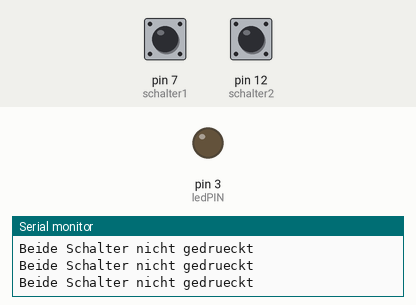
Recording of a sketch running on a simulated Arduino Uno, built with avr-gcc and run on an emulated ATmega328P. Parts: output pins drawn as LEDs (lit = HIGH), the last lines printed to the serial monitor. Dashed ring = blinking. Inputs (shaded band) come from the test bench; at power-on: pin 7 (schalter1) HIGH, pin 12 (schalter2) HIGH.

Above: at 1.2 s.
1.3 s: pin 7 (schalter1) pulled LOW for 0.15 s
At 2.2 s:
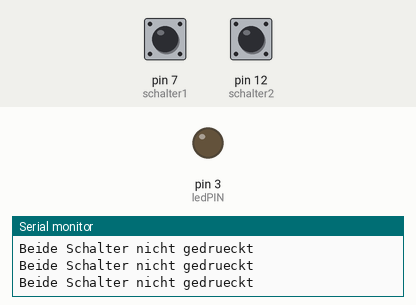
2.9 s: pin 12 (schalter2) pulled LOW for 0.15 s
At 3.4 s:
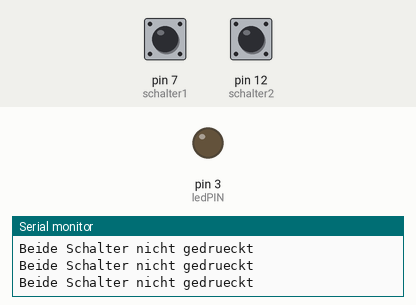
6.0 s: pin 7 (schalter1) pulled LOW for 1 s
At 6.5 s:
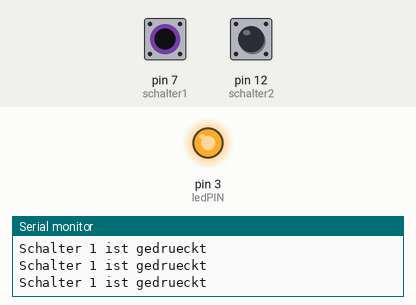
10.0 s: pin 12 (schalter2) pulled LOW for 1 s
At 12.0 s:
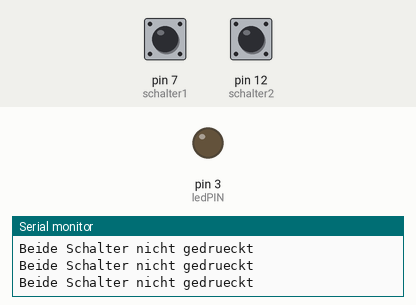
14.0 s: pin 7 (schalter1) pulsed LOW 5 times (0.12 s each, 0.3 s apart)
At 14.38 s:
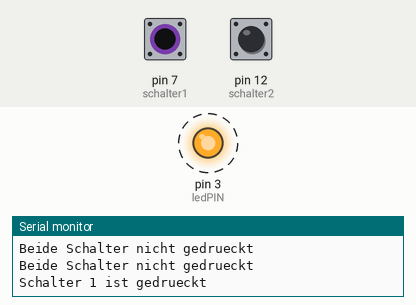
18.5 s: pin 12 (schalter2) pulsed LOW 2 times (0.12 s each, 0.3 s apart)
At 19.5 s:
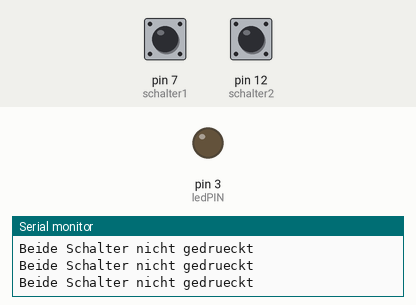
Timing chart, 0 to 21.5 s (numbered marks = the images above; inputs shaded):
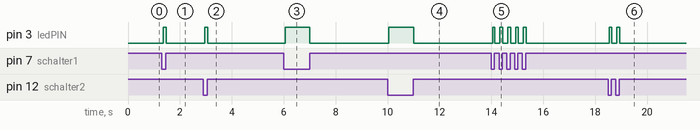

Measured:
- after the input at 1.3 s, pin 3 (ledPIN): LOW → HIGH after 0.06 s, → LOW 0.11 s later
- after the input at 2.9 s, pin 3 (ledPIN): LOW → HIGH after 0.06 s, → LOW 0.11 s later
- after the input at 6.0 s, pin 3 (ledPIN): LOW → HIGH after 0.05 s, → LOW 0.95 s later
- after the input at 10.0 s, pin 3 (ledPIN): LOW → HIGH after 0.06 s, → LOW 0.95 s later
- after the input at 14.0 s, pin 3 (ledPIN): alternates HIGH for 0.11 s and LOW for 0.19 s, 10 changes in all, then stays LOW, starting after 0.06 s
- after the input at 18.5 s, pin 3 (ledPIN): alternates HIGH for 0.11 s and LOW for 0.19 s, 4 changes in all, then stays LOW, starting at once

The sketch:

702_RegSteur.ino
```cpp
/*
* Name: 702_ RegSteur
* Autor: Lukas Bauer
* Datum: 14.12.2015
*/
int ledPIN = 3;
int schalter1 = 7;
int schalter2 = 12;

void setup()
{
  pinMode(ledPIN, OUTPUT);
  pinMode(schalter1, INPUT);
  pinMode(schalter1, INPUT);
  digitalWrite(schalter1,HIGH);
  digitalWrite(schalter2,HIGH);
  Serial.begin(9600);
}

void loop()
{
	bool st1 = digitalRead(schalter1);
    bool st2 = digitalRead(schalter2);

  if((st1 == LOW) && (st2 == LOW))
  {
    digitalWrite(ledPIN,HIGH);
    Serial.println("Beide Schalter gerueckt");
  }
  else if((st1 == HIGH) && (st2 == HIGH)) {
      digitalWrite(ledPIN,LOW);
      Serial.println("Beide Schalter nicht gedrueckt");
  }
  else if((st1 == LOW) && (st2 == HIGH)) {
      Serial.println("Schalter 1 ist gedrueckt");
      digitalWrite(ledPIN,HIGH);
  }
  else if((st1 == HIGH) && (st2 == LOW)) {
      Serial.println("Schalter 2 ist gedrueckt");
      digitalWrite(ledPIN,HIGH);
  }
  else
  {
    Serial.println("Etwas anders");
    digitalWrite(ledPIN,HIGH);
  }
}
```
